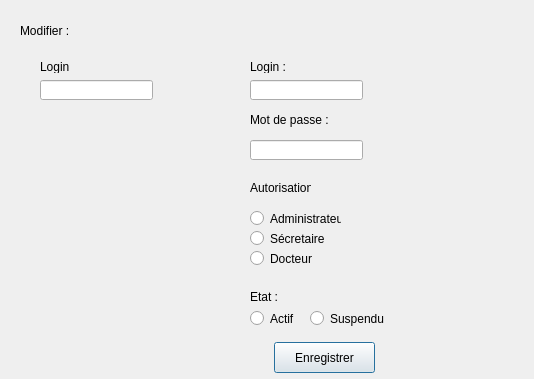
<?xml version="1.0" encoding="UTF-8"?>
<ui version="4.0">
 <class>Dialog</class>
 <widget class="QDialog" name="Dialog">
  <property name="geometry">
   <rect>
    <x>0</x>
    <y>0</y>
    <width>534</width>
    <height>379</height>
   </rect>
  </property>
  <property name="windowTitle">
   <string>Dialog</string>
  </property>
  <widget class="QLabel" name="label">
   <property name="geometry">
    <rect>
     <x>20</x>
     <y>20</y>
     <width>61</width>
     <height>21</height>
    </rect>
   </property>
   <property name="text">
    <string>Modifier :</string>
   </property>
  </widget>
  <widget class="QLabel" name="label_2">
   <property name="geometry">
    <rect>
     <x>40</x>
     <y>60</y>
     <width>47</width>
     <height>13</height>
    </rect>
   </property>
   <property name="text">
    <string>Login</string>
   </property>
  </widget>
  <widget class="QLineEdit" name="lineEdit">
   <property name="geometry">
    <rect>
     <x>40</x>
     <y>80</y>
     <width>113</width>
     <height>20</height>
    </rect>
   </property>
  </widget>
  <widget class="QLabel" name="label_3">
   <property name="geometry">
    <rect>
     <x>250</x>
     <y>60</y>
     <width>47</width>
     <height>13</height>
    </rect>
   </property>
   <property name="text">
    <string>Login :</string>
   </property>
  </widget>
  <widget class="QLineEdit" name="lineEdit_2">
   <property name="geometry">
    <rect>
     <x>250</x>
     <y>80</y>
     <width>113</width>
     <height>20</height>
    </rect>
   </property>
  </widget>
  <widget class="QLabel" name="label_4">
   <property name="geometry">
    <rect>
     <x>250</x>
     <y>110</y>
     <width>81</width>
     <height>20</height>
    </rect>
   </property>
   <property name="text">
    <string>Mot de passe :</string>
   </property>
  </widget>
  <widget class="QLineEdit" name="lineEdit_3">
   <property name="geometry">
    <rect>
     <x>250</x>
     <y>140</y>
     <width>113</width>
     <height>20</height>
    </rect>
   </property>
  </widget>
  <widget class="QLabel" name="label_5">
   <property name="geometry">
    <rect>
     <x>250</x>
     <y>180</y>
     <width>61</width>
     <height>16</height>
    </rect>
   </property>
   <property name="text">
    <string>Autorisation</string>
   </property>
  </widget>
  <widget class="QRadioButton" name="radioButton">
   <property name="geometry">
    <rect>
     <x>250</x>
     <y>210</y>
     <width>91</width>
     <height>17</height>
    </rect>
   </property>
   <property name="text">
    <string>Administrateur</string>
   </property>
  </widget>
  <widget class="QRadioButton" name="radioButton_2">
   <property name="geometry">
    <rect>
     <x>250</x>
     <y>230</y>
     <width>82</width>
     <height>17</height>
    </rect>
   </property>
   <property name="text">
    <string>Sécretaire</string>
   </property>
  </widget>
  <widget class="QRadioButton" name="radioButton_3">
   <property name="geometry">
    <rect>
     <x>250</x>
     <y>250</y>
     <width>82</width>
     <height>17</height>
    </rect>
   </property>
   <property name="text">
    <string>Docteur</string>
   </property>
  </widget>
  <widget class="QLabel" name="label_6">
   <property name="geometry">
    <rect>
     <x>250</x>
     <y>290</y>
     <width>47</width>
     <height>13</height>
    </rect>
   </property>
   <property name="text">
    <string>Etat :</string>
   </property>
  </widget>
  <widget class="QRadioButton" name="radioButton_4">
   <property name="geometry">
    <rect>
     <x>250</x>
     <y>310</y>
     <width>82</width>
     <height>17</height>
    </rect>
   </property>
   <property name="text">
    <string>Actif</string>
   </property>
  </widget>
  <widget class="QRadioButton" name="radioButton_5">
   <property name="geometry">
    <rect>
     <x>310</x>
     <y>310</y>
     <width>82</width>
     <height>17</height>
    </rect>
   </property>
   <property name="text">
    <string>Suspendu</string>
   </property>
  </widget>
  <widget class="QPushButton" name="pushButton">
   <property name="geometry">
    <rect>
     <x>274</x>
     <y>342</y>
     <width>101</width>
     <height>31</height>
    </rect>
   </property>
   <property name="text">
    <string>Enregistrer</string>
   </property>
  </widget>
  <widget class="QLabel" name="label_10">
   <property name="geometry">
    <rect>
     <x>350</x>
     <y>450</y>
     <width>47</width>
     <height>13</height>
    </rect>
   </property>
   <property name="text">
    <string>Etat :</string>
   </property>
  </widget>
  <widget class="QRadioButton" name="radioButton_7">
   <property name="geometry">
    <rect>
     <x>350</x>
     <y>390</y>
     <width>82</width>
     <height>17</height>
    </rect>
   </property>
   <property name="text">
    <string>Sécretaire</string>
   </property>
  </widget>
  <widget class="QRadioButton" name="radioButton_8">
   <property name="geometry">
    <rect>
     <x>410</x>
     <y>470</y>
     <width>82</width>
     <height>17</height>
    </rect>
   </property>
   <property name="text">
    <string>Suspendu</string>
   </property>
  </widget>
  <widget class="QPushButton" name="pushButton_2">
   <property name="geometry">
    <rect>
     <x>374</x>
     <y>502</y>
     <width>101</width>
     <height>31</height>
    </rect>
   </property>
   <property name="text">
    <string>Enregistrer</string>
   </property>
  </widget>
  <widget class="QRadioButton" name="radioButton_9">
   <property name="geometry">
    <rect>
     <x>350</x>
     <y>410</y>
     <width>82</width>
     <height>17</height>
    </rect>
   </property>
   <property name="text">
    <string>Docteur</string>
   </property>
  </widget>
  <widget class="QRadioButton" name="radioButton_10">
   <property name="geometry">
    <rect>
     <x>350</x>
     <y>470</y>
     <width>82</width>
     <height>17</height>
    </rect>
   </property>
   <property name="text">
    <string>Actif</string>
   </property>
  </widget>
 </widget>
 <resources/>
 <connections/>
</ui>
